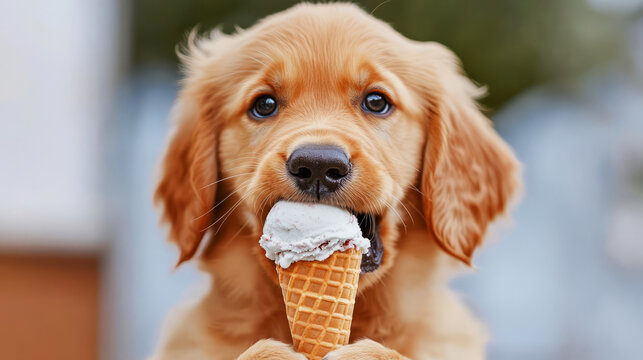
#> input picture DAY09/dog.jpg, 643 x 360 px, found by its file name
$ python task5.py
#> lines starting #> are read from the running program, lines starting #| are printed output that depends on the picture
import cv2
import numpy as np
import matplotlib.pyplot as plt

img=cv2.imread("dog.jpg")
#> img is the input picture: shape (360, 643, 3); mean B, G, R 129.1, 144, 165.1
if img is None:
    print("No image...")
else:
    rows, columns, channel=img.shape
#> rows = 360; columns = 643; channel = 3
    rgbImg=np.zeros((rows, columns, channel), dtype=np.uint8)
    for i in range(rows):
        for j in range(columns):
            blue=img[i][j][0]
            green=img[i][j][1]
            red=img[i][j][2]

            rgbImg[i][j][0]=red
            rgbImg[i][j][1]=green
            rgbImg[i][j][2]=blue

    noiseImg=rgbImg.copy()
    probability=0.03
#noise image
    for i in range(rows):
        for j in range(columns):
            randomVal=np.random.rand()
            if randomVal<probability:
                for k in range(channel):
                    noiseImg[i][j][k]=0
            elif randomVal>(1-probability):
                for k in range(channel):
                    noiseImg[i][j][k]=255
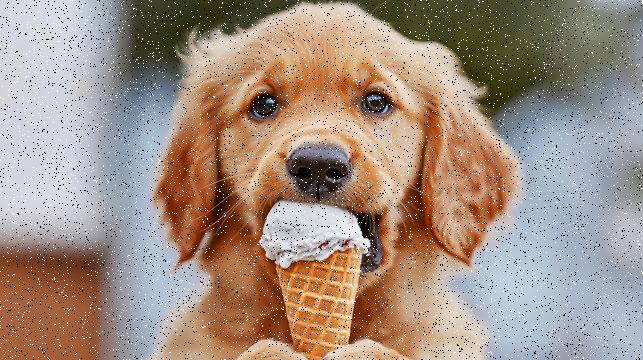
#> noiseImg: shape (360, 643, 3); mean R, G, B 162.8, 143, 129

    meanImg=np.zeros((rows, columns, channel), dtype=np.uint8)
    gaussianImg=np.zeros((rows, columns, channel), dtype=np.uint8)
    medianImg=np.zeros((rows, columns, channel), dtype=np.uint8)
#mean image
    kernelMean=np.ones((3, 3))
    for k in range(channel):
        for i in range(1, rows-1):
            for j in range(1, columns-1):
                total=0
                for x in range(-1, 2):
                    for y in range(-1, 2):
                        total+=noiseImg[i+x][j+y][k]*kernelMean[x+1][y+1]
                meanImg[i][j][k]=total//9
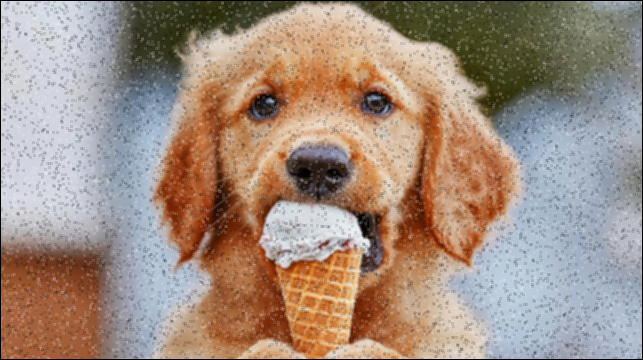
#> meanImg: shape (360, 643, 3); mean R, G, B 161.1, 141.4, 127.5
#gaussian image
    kernelGau=np.array([[1, 2, 1],
                         [2, 4, 2],
                         [1, 2, 1]])
    for k in range(channel):
        for i in range(1, rows-1):
            for j in range(1, columns-1):
                total=0
                for x in range(-1, 2):
                    for y in range(-1, 2):
                        total+=noiseImg[i+x][j+y][k]*kernelGau[x+1][y+1]
                gaussianImg[i][j][k]=total//16
#median image
    for k in range(channel):
        for i in range(1, rows-1):
            for j in range(1, columns-1):
                values=[]
                for x in range(-1, 2):
                    for y in range(-1, 2):
                        values.append(noiseImg[i+x][j+y][k])
                a=len(values)
                for m in range(a):
                    for n in range(0, a-m-1):
                        if values[n]>values[n+1]:
                            temp=values[n]
                            values[n]=values[n+1]
                            values[n+1]=temp

                medianImg[i][j][k]=values[4]

    plt.figure(figsize=(15, 8))
    plt.subplot(2, 3, 1)
    plt.imshow(rgbImg)
    plt.title("Image")
    plt.axis("off")

    plt.subplot(2, 3, 2)
    plt.imshow(noiseImg)
    plt.title("Noise Image")
    plt.axis("off")

    plt.subplot(2, 3, 3)
    plt.imshow(meanImg)
    plt.title("Mean Filter")
    plt.axis("off")

    plt.subplot(2, 3, 4)
    plt.imshow(gaussianImg)
    plt.title("Gaussian Filter")
    plt.axis("off")

    plt.subplot(2, 3, 5)
    plt.imshow(medianImg)
    plt.title("Median Filter")
    plt.axis("off")
    plt.tight_layout()
    plt.show()
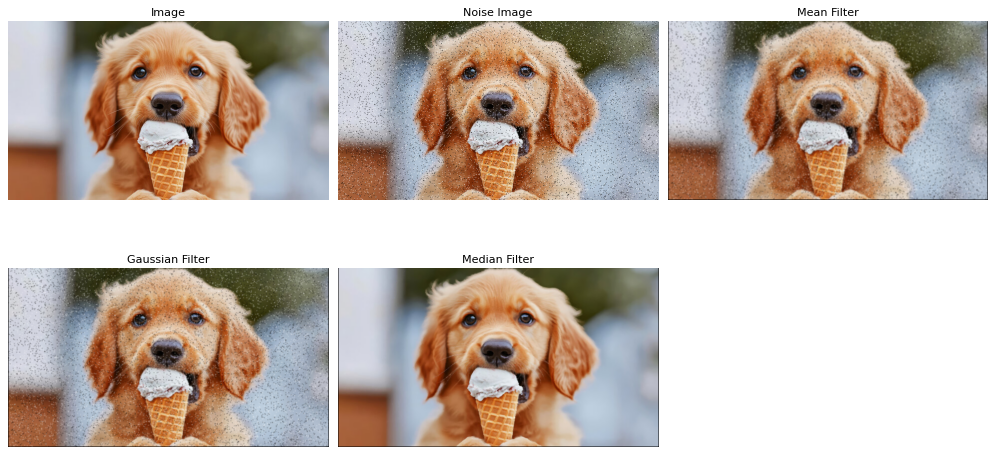
#> figure drawn by matplotlib, 5 panels
